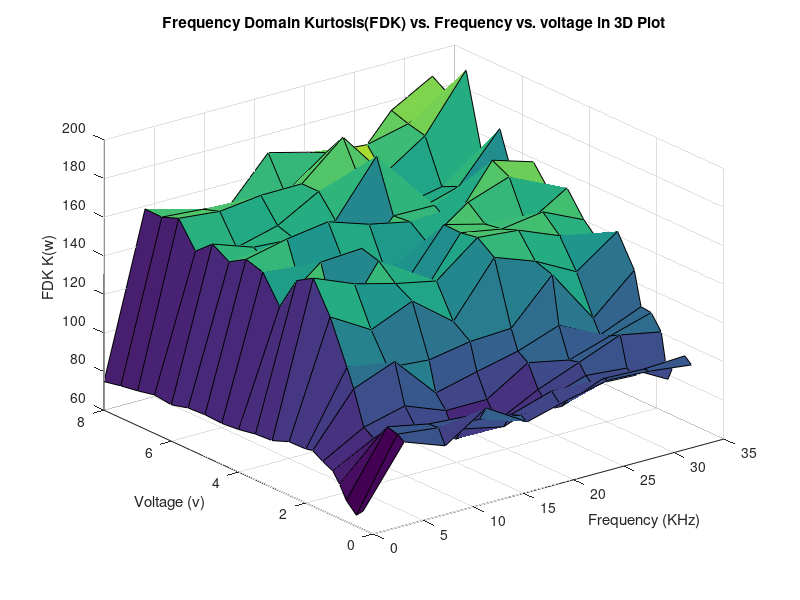

Recreate this plot in MATLAB.
% 3D plot Test by Qing Wu 2013-11-3
% refer:http://www.caogenit.com/caogenxueyuan/yingyongfangxiang/rengongzhineng/1095.html

clc;
clear all;
close all;
v=[0.3 0.5 0.8 1 1.2 1.5 1.8 2 2.5 3 3.5 4 4.5 5 5.5 6 6.5 7 7.5 8];
v=v';
frequncy=[
0;
4.096;
8.192;
12.288;
16.384;
20.48;
24.576;
28.672;
32.768
];

K=[
69.45091476	65.73908998	71.01030137	77.79144233	82.99552185	85.55363786	88.82806665	88.00332531	87.75970996	84.33054445	83.72297119	82.06281805	81.24766711	81.71424811	81.18121735	78.82596192	79.95581471	78.03980659	76.62049887	74.8152323
99.51741865	101.9893725	103.3551803	98.14956521	94.22349782	97.50658936	115.0631007	124.5718686	146.6777883	162.7741369	157.4231245	140.0446046	153.8666449	156.469919	151.2014935	156.3581278	148.666797	161.6956727	158.2789165	158.5051433
91.75389877	99.5769341	99.09605268	93.74167678	95.07206815	102.8317838	123.4091427	118.6981607	134.2607083	154.0651257	125.9352062	157.2520356	134.9651426	161.2795411	143.4914652	148.9697074	144.8336989	159.5126938	156.6249219	137.0638283
105.5927708	98.18151511	97.52736783	89.12779997	82.23075006	94.65812447	101.3753513	116.8842585	143.3462864	148.4500675	156.1885479	158.6057402	145.8455241	164.416677	140.2758247	147.5270046	150.4030135	162.0737908	153.9196803	147.147431
92.69028604	94.54892933	92.22188899	84.52074133	85.61550815	94.68762985	106.6308983	120.652504	127.0568953	144.0133897	130.6477247	133.1498015	136.3907446	157.3608078	127.3840999	151.3177349	162.3485954	162.3089784	153.3802918	170.4061789
98.48567153	93.29425376	98.87887019	92.47463979	96.48453179	107.9462157	111.5296363	121.7438003	154.4779613	160.7789945	159.2309599	159.4468326	146.0952627	152.9165361	151.9610603	178.8543702	162.5814504	180.7140311	168.6936028	164.8768
103.0050172	101.8702394	96.26615614	99.54369826	104.7566296	103.5608272	119.0948159	143.824689	146.71652	158.7927362	155.3961171	153.9669669	161.2794357	145.122135	151.6303214	145.3638926	143.158115	155.7502958	167.0393443	150.8618465
101.7413791	101.1200393	95.28928453	97.66974809	113.2246818	110.2782721	108.3769468	115.4483049	135.5534411	150.1853859	158.4974857	148.1413456	168.7039304	173.2530089	130.5698839	151.6227317	147.5309962	169.9452658	172.1241854	175.0474718
99.09905047	102.2366205	96.35598121	86.07547305	109.0239644	116.6114586	117.2664896	134.6287155	150.7054403	140.0850508	148.678937	161.1927212	154.6909442	166.6770534	148.1307651	175.9265604	156.4174628	198.2550919	181.2947531	186.9787995
];


   figure(1);
   [vv,ff]=meshgrid(v,frequncy);
   mesh(ff,vv,K);
   surf(ff,vv,K);
   % figure;surf(M,v,Kur,);
   title('Frequency Domain Kurtosis(FDK) vs. Frequency vs. voltage in 3D Plot');
   text(0,0,0,'origin');
   xlabel('Frequency (KHz)');ylabel('Voltage (v)');zlabel('FDK K(w)');grid;
   grid on;




